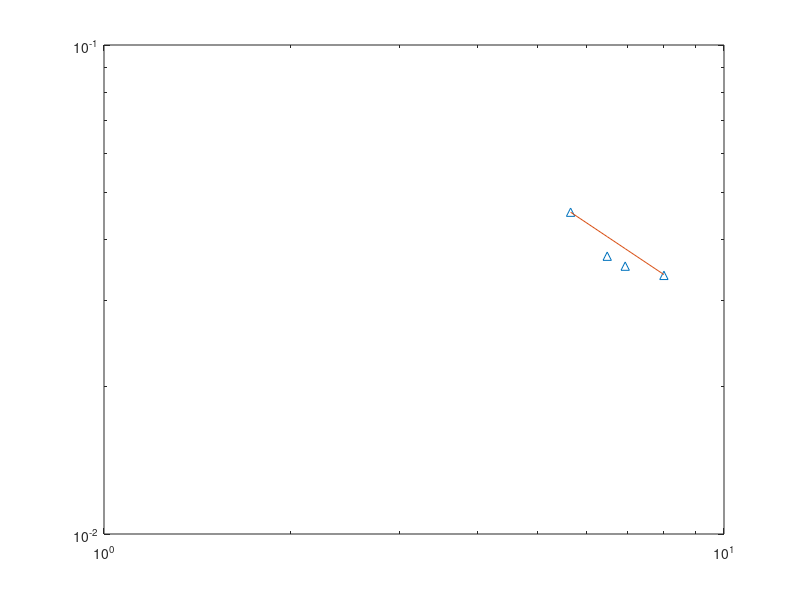
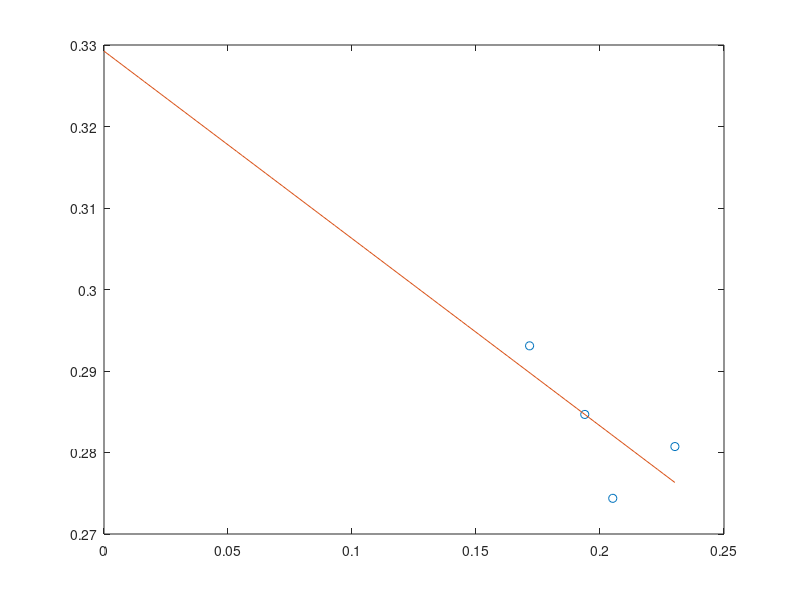

Write the MATLAB code that produced these figures, in order.
clc;clear;

res = load('delaunay.txt');
N_many = [32,42,48,64];
pav_f = [];
Delta = [];

for n = N_many
    p_first_time = res(res(:,1)==n,2);
    pav = mean(p_first_time);
    pav_f = [pav_f pav];
    del2 = mean(p_first_time.^2)-mean(p_first_time)^2;
    Delta = [Delta sqrt(del2)];
end

L = sqrt(N_many);

% fit from \Delta ~ L^{-1/v} to find v
Pv = polyfit(log(L),log(Delta),1);
v = -1/Pv(1);
yv_fit = L.^(-1/v)*Delta(1)/L(1)^(-1/v);

figure;
loglog(L,Delta,'^');
hold on;
loglog(L,yv_fit);

% from the exponent v we got to find p_c
x = L.^(-1/v);
Ppc = polyfit(x,pav_f,1);
xfit = linspace(0,max(x));
ypc_fit = xfit*Ppc(1)+Ppc(2);

figure;
plot(x,pav_f,'o');
hold on;
plot(xfit,ypc_fit);
%xlim([0 max(x)]);
